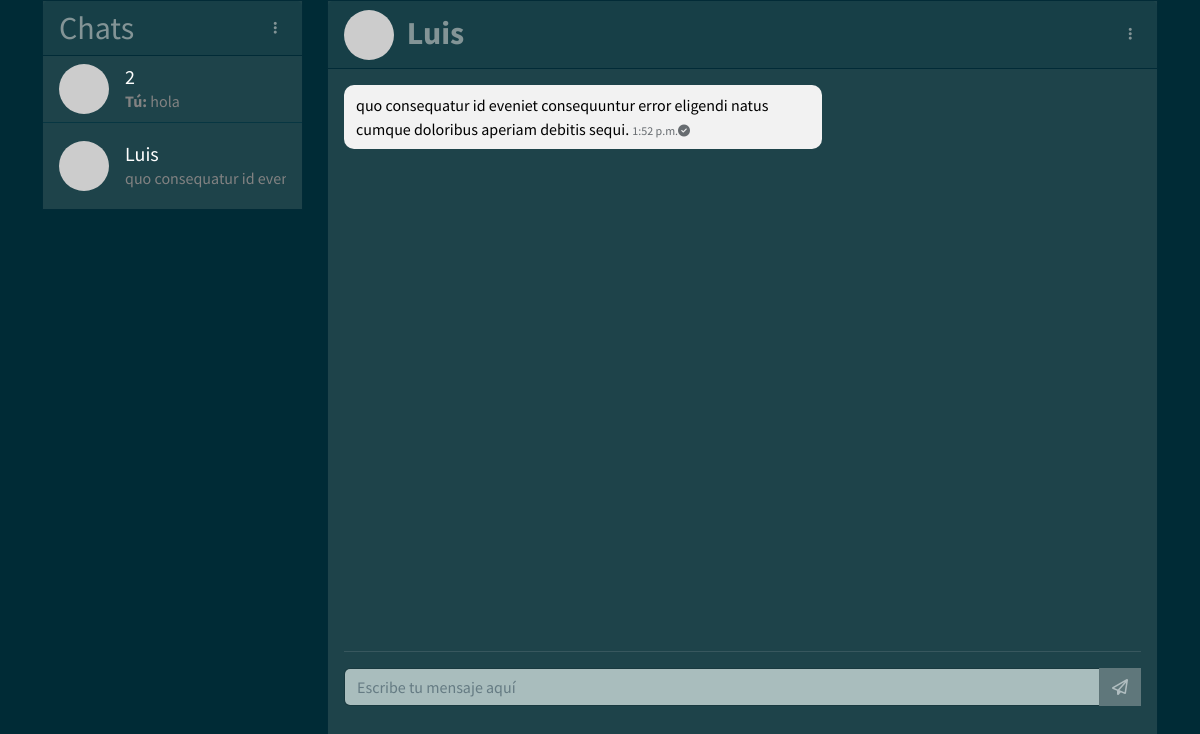
Screenshot of /3/ (signed in) with the database file from the repository.
### accounts/models.py (models this page shows, shortened)
class Message(models.Model):
    STATUS = (
        ('el_none', 'None Eliminated'),
        ('el_sender', 'Sender Eliminated'),
        ('el_recipient', 'Recipient Eliminated'),
        ('el_both', 'Both Eliminated')
    )
    sender = models.ForeignKey(User, on_delete=models.CASCADE, related_name='sent_messages')
    recipient = models.ForeignKey(User, on_delete=models.CASCADE, related_name='received_messages')
    message = models.TextField()
    created_at = models.DateTimeField(auto_now_add=True)
    is_read = models.BooleanField(default=False)
    eliminated = models.CharField(max_length=20, choices=STATUS, default='el_none')

class Friends(models.Model):
    user = models.ForeignKey(User, on_delete=models.CASCADE, related_name='friends')
    name_save = models.CharField(max_length=100, null=False)
    friend = models.ForeignKey(User, on_delete=models.CASCADE, related_name='friend_of')
    created_at = models.DateTimeField(auto_now_add=True)
    class Meta:
        unique_together = ('user', 'friend')

### accounts/views.py (the view, shortened to what this page needs)
# urls.py: path('', HomeView.as_view(), name='home'),
class HomeView(LoginRequiredMixin, TemplateView):
    template_name = 'accounts/home.html'
    def get(self, request, *args, **kwargs):
        context = super().get_context_data(**kwargs)
        sender = User.objects.get(id=request.user.id)
        data = {}
        chats = get_users_with_messages(sender)
        data['chats'] = []
        friends = Friends.objects.filter(user_id=sender.id)
        data['friends'] = friends
        if kwargs.get('id'):
            recipient = User.objects.get(id=kwargs['id'])
            data['recipient'] = recipient
            msgs = Message.objects.filter(Q(sender=sender, recipient=recipient) | Q(sender=recipient, recipient=sender)).order_by('created_at')
            if msgs.first().sender == sender:
                eliminated = 'el_sender'
            else:
                eliminated = 'el_recipient'
            for msg in msgs:
                if msg.eliminated == eliminated or msg.eliminated == 'el_both':
                    msgs = msgs.exclude(id=msg.id)
            data['messages'] = msgs
            for msg in data['messages']:
                message_as_read(request.user, recipient, msg.id)
        for chat in chats:
            last_message = Message.objects.filter(Q(sender=sender, recipient=chat) | Q(sender=chat, recipient=sender)).last()
            if friends.filter(friend_id=chat.id).exists():
                recipient_name = friends.get(friend_id=chat.id).name_save
                data['chats'].append({
                    'user': chat,
                    'name_save': recipient_name,
                    'last_message': last_message,
                    'is_friend': True,
                })
            else:
                data['chats'].append({
                    'user': chat,
                    'name_save': chat.id,
                    'last_message': last_message,
                    'is_friend': False,
                })
            context['data'] = data
        return self.render_to_response(context)

### accounts/views.py (called while the page is built)
def message_as_read(sender, recipient, msg_id):
    msg = get_object_or_404(Message, id=msg_id)
    if msg.sender == recipient:
        msg.is_read = True
        msg.save()
    return msg

### template/accounts/home.html (shortened to what this page needs)
{% extends 'accounts/base.html' %}
{% load static %}
{% block content %}
<div class="container">
    <div class="row">
        <div class="col-md-3">
            <div class="card rounded-0">
                <div class="card-header">
                    <div class="d-flex justify-content-between align-items-center">
                        <h2 class="m-0">Chats</h2>
                        <div class="dropdown">
                            <a class="btn btn-sm btn-link text-muted dropdown-toggle-noarrow" href="#" role="button" data-bs-toggle="dropdown" aria-expanded="false">
                                <i class="fas fa-ellipsis-v"></i>
                            </a>
                        </div>
                    </div>
                </div>
                <div class="card-body p-0">
                    <ul class="list-group list-group-flush contact-section">
                        {% for c in data.chats %}
                        <li class="list-group-item">
                            <a href="{% url 'accounts:chat' id=c.user.id %}" style="text-decoration: none;">
                                <div class="d-flex align-items-center">
                                    <img src="https://via.placeholder.com/48x48" class="rounded-circle me-3" width="50"
                                        height="50" alt="Foto de perfil">
                                    <div class="flex-grow-1 overflow-hidden text-truncate">
                                        <h5 class="f-name mt-0 mb-0">{{ c.name_save }}</h5>
                                        <p class="last-msg  mb-0">{% if c.last_message.sender == request.user %}<strong>Tú: </strong>{{c.last_message.message}} {% else %} {{ c.last_message.message }} {% endif %}</p>
                                    </div>
                                </div>
                            </a>
                        </li>
                        {% endfor %}
                    </ul>
                </div>
            </div>
        </div>
        <div class="col-md-9">
            <div class="card rounded-0">
                {% if data.recipient %}
                <div class="card-header d-flex justify-content-between align-items-center">
                    <img src="https://via.placeholder.com/48x48" class="rounded-circle" width="50" height="50"
                        alt="Foto de perfil">
                    {% for c in data.chats %}
                    {% if c.user.id == data.recipient.id %}
                    <h2 id="name_id" class="card-title me-auto"> <strong>&#160 {{ c.name_save }}</strong></h2>
                    <div class="dropdown">
                        <a class="btn btn-sm btn-link text-muted dropdown-toggle-noarrow ms-auto" href="#" role="button" data-bs-toggle="dropdown" aria-expanded="false">
                            <i class="fas fa-ellipsis-v"></i>
                        </a>
                    </div>
                    {% endif %}
                    {% endfor %}
                </div>
                <div class="card-body mb-3">
                    <div class="chat-section" id="chat-section">
                        <ul class="list-unstyled">
                            {% for m in data.messages %}
                            <li class="message {% if m.sender == request.user %}sent{% else %}received{% endif %}">
                                <p class="p-msg">{{m.message}} <small>{{ m.created_at|date:"g:i a" }}<i class="{%if m.is_read %} fas fa-check-circle {% else %} far fa-check-circle {% endif %}"></i></small></p>
                            </li>
                            {% endfor %}
                        </ul>
                    </div>
                    <hr>
                    <form method="POST">
                        <div class="input-group">
                            <input type="text" name="msg" id="msg" placeholder="Escribe tu mensaje aquí" class="form-control shadow-none" autocomplete="off">
                            <div class="input-group-append">
                                <button class="btn btn-secondary rounded-0" id="send" type="submit" disabled><i class="far fa-paper-plane"></i></button>
                            </div>
                        </div>
                    </form>
                </div>
                {% else %}
                <div class="card-body chat-section text-center d-flex justify-content-center align-items-center">
                    <h1>No hay ningún chat abierto</h1>
                </div>
                {% endif %}
            </div>
        </div>
    </div>
</div>
{% endblock %}

### static/css/base.css (style rules this page uses)
#name_id { display: inline-block; vertical-align: top; margin-top: 5px; }
.contact-section { max-height: 550px; overflow-y: auto; }
.f-name { color: white; font-size: 20px; margin-bottom: 10px; }
.last-msg { color: #828282; font-size: 16px; }
.chat-section { overflow-y: auto; height: 550px; margin-bottom: 10px; }
ul { padding: 0; margin: 0; list-style: none; }
li { margin-bottom: 10px; font-size: 16px; line-height: 1.5; display: flex; align-items: flex-end; }
li p.p-msg { color: black; background: #f2f2f2; border-radius: 10px; padding: 8px 12px; margin: 0; max-width: 60%; }
li.received small { font-size: 12px; color: #30373cb7; text-align: left; margin-left: 0; margin-right: auto; }

### rows the page displays
Message: message "quo consequatur id eveniet consequuntur error eligendi natus cumque doloribus aperiam debitis sequi.", created_at "1:52 p.m.", is_read True (drawn)

### other values shown
{{ c.name_save }} "2"
{{ c.last_message.message }} "hola"
{{ c.name_save }} "Luis"
{{ c.last_message.message }} "quo consequatur id e…"
